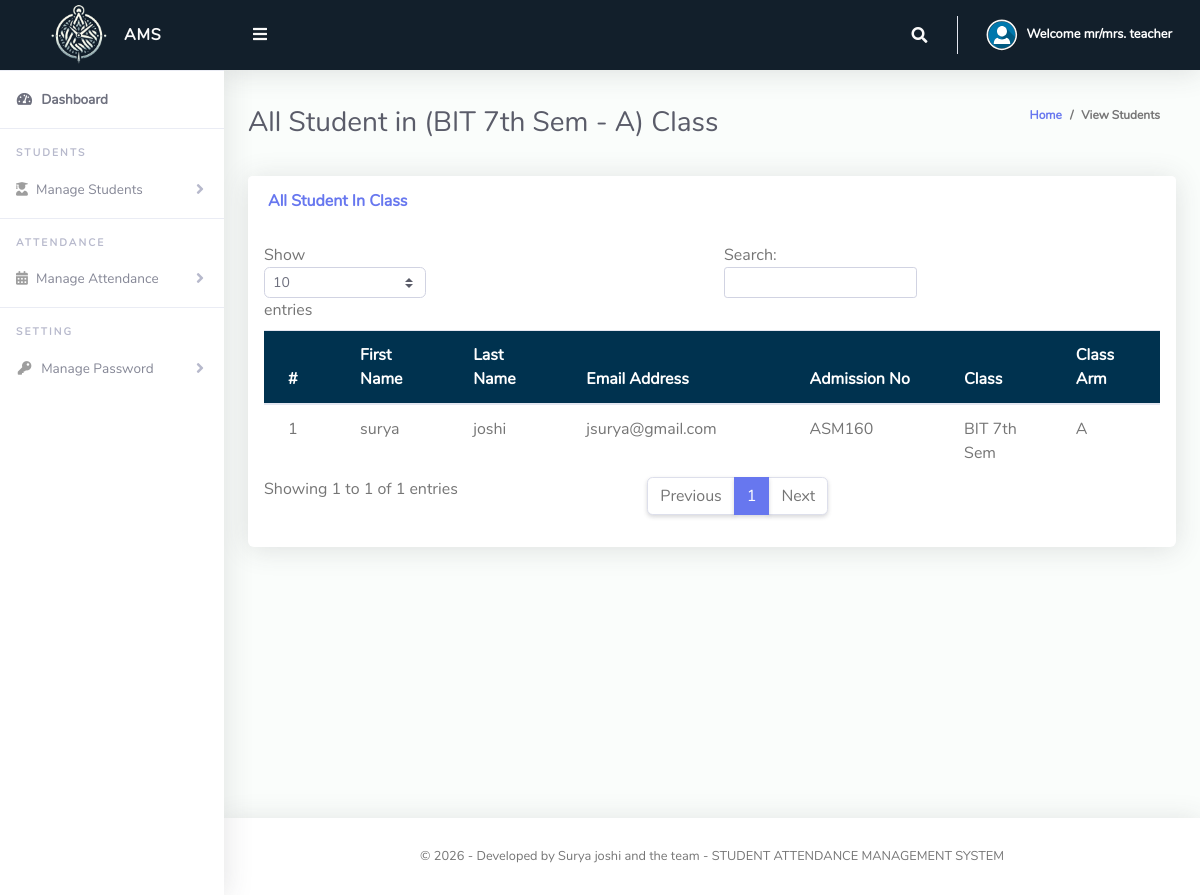
The page /ClassTeacher/viewStudents.php (signed in) on the database its author committed.
### tables this page shows
CREATE TABLE `tblclassteacher` (
  `Id` int(10) NOT NULL,
  `firstName` varchar(255) NOT NULL,
  `lastName` varchar(255) NOT NULL,
  `emailAddress` varchar(255) NOT NULL,
  `password` varchar(255) NOT NULL,
  `phoneNo` varchar(50) NOT NULL,
  `classId` varchar(10) NOT NULL,
  `classArmId` varchar(10) NOT NULL,
  `dateCreated` varchar(50) NOT NULL
);

CREATE TABLE `tblclassarms` (
  `Id` int(10) NOT NULL,
  `classId` varchar(10) NOT NULL,
  `classArmName` varchar(255) NOT NULL,
  `isAssigned` varchar(10) NOT NULL
);

CREATE TABLE `tblclass` (
  `Id` int(10) NOT NULL,
  `className` varchar(255) NOT NULL
);

CREATE TABLE `tblstudents` (
  `Id` int(10) NOT NULL,
  `firstName` varchar(255) NOT NULL,
  `lastName` varchar(255) NOT NULL,
  `otherName` varchar(255) NOT NULL,
  `email` varchar(255) NOT NULL,
  `admissionNumber` varchar(255) NOT NULL,
  `password` varchar(50) NOT NULL,
  `classId` varchar(10) NOT NULL,
  `classArmId` varchar(10) NOT NULL,
  `dateCreated` varchar(50) NOT NULL
);

### ClassTeacher/viewStudents.php (the view, shortened to what this page needs)
<?php
include '../Includes/dbcon.php';
$query = "SELECT tblclass.className,tblclassarms.classArmName
    FROM tblclassteacher
    INNER JOIN tblclass ON tblclass.Id = tblclassteacher.classId
    INNER JOIN tblclassarms ON tblclassarms.Id = tblclassteacher.classArmId
    Where tblclassteacher.Id = '$_SESSION[userId]'";
$rs = $conn->query($query);
$rrw = $rs->fetch_assoc();
?>
<!DOCTYPE html>
<html lang="en">
<head>
  <link href="../vendor/fontawesome-free/css/all.min.css" rel="stylesheet" type="text/css">
  <link href="../vendor/bootstrap/css/bootstrap.min.css" rel="stylesheet" type="text/css">
  <link href="css/ruang-admin.min.css" rel="stylesheet">
</head>
<body id="page-top">
  <div id="wrapper">
    <?php include "Includes/sidebar.php"; ?>
    <div id="content-wrapper" class="d-flex flex-column">
      <div id="content">
        <?php include "Includes/topbar.php"; ?>
        <div class="container-fluid" id="container-wrapper">
          <div class="d-sm-flex align-items-center justify-content-between mb-4">
            <h1 class="h3 mb-0 text-gray-800">All Student in (<?php echo $rrw['className'] . ' - ' . $rrw['classArmName']; ?>) Class</h1>
            <ol class="breadcrumb">
              <li class="breadcrumb-item"><a href="./">Home</a></li>
              <li class="breadcrumb-item active" aria-current="page">View Students</li>
            </ol>
          </div>
          <div class="row">
            <div class="col-lg-12">
              <div class="row">
                <div class="col-lg-12">
                  <div class="card mb-4">
                    <div class="card-header py-3 d-flex flex-row align-items-center justify-content-between">
                      <h6 class="m-0 font-weight-bold text-primary">All Student In Class</h6>
                    </div>
                    <div class="table-responsive p-3">
                      <table class="table align-items-center table-flush table-hover" id="dataTableHover">
                        <thead class="thead-light">
                          <tr>
                            <th>#</th>
                            <th>First Name</th>
                            <th>Last Name</th>
                            <th>Email Address</th>
                            <th>Admission No</th>
                            <th>Class</th>
                            <th>Class Arm</th>
                          </tr>
                        </thead>
                        <tbody>
                          <?php
                          $query = "SELECT tblstudents.Id,tblclass.className,tblclassarms.classArmName,tblclassarms.Id AS classArmId,tblstudents.firstName,
                      tblstudents.lastName, tblstudents.email, tblstudents.admissionNumber, tblstudents.dateCreated
                      FROM tblstudents
                      INNER JOIN tblclass ON tblclass.Id = tblstudents.classId
                      INNER JOIN tblclassarms ON tblclassarms.Id = tblstudents.classArmId
                      where tblstudents.classId = '$_SESSION[classId]' and tblstudents.classArmId = '$_SESSION[classArmId]'";
                          $rs = $conn->query($query);
                          $num = $rs->num_rows;
                          $sn = 0;
                          if ($num > 0) {
                            while ($rows = $rs->fetch_assoc()) {
                              $sn = $sn + 1;
                              echo "
                              <tr>
                                <td>" . $sn . "</td>
                                <td>" . $rows['firstName'] . "</td>
                                <td>" . $rows['lastName'] . "</td>
                                <td>" . $rows['email'] . "</td>
                                <td>" . $rows['admissionNumber'] . "</td>
                                <td>" . $rows['className'] . "</td>
                                <td>" . $rows['classArmName'] . "</td>
                              </tr>";
                            }
                          } else {
                            echo
                            "<div class='alert alert-danger' role='alert'>
                            No Record Found!
                            </div>";
                          }
                          ?>
                        </tbody>
                      </table>
                    </div>
                  </div>
                </div>
              </div>
            </div>
          </div>
        </div>
        <?php include "Includes/footer.php"; ?>
      </div>
    </div>
</body>
</html>

### ClassTeacher/Includes/topbar.php (shortened to what this page needs)
<?php
  $query = "SELECT * FROM tblclassteacher WHERE Id = ".$_SESSION['userId']."";
  $rs = $conn->query($query);
  $rows = $rs->fetch_assoc();
  $fullName = $rows['firstName']." ".$rows['lastName'];
?>
<nav class="navbar navbar-expand navbar-light  topbar mb-4 static-top" style="background-color: #121F2B;">
          <button id="sidebarToggleTop" class="btn btn-link rounded-circle mr-3">
            <i class="fa fa-bars"></i>
          </button>
          <ul class="navbar-nav ml-auto">
            <li class="nav-item dropdown no-arrow">
              <a class="nav-link dropdown-toggle" href="#" id="searchDropdown" role="button" data-toggle="dropdown"
                aria-haspopup="true" aria-expanded="false">
                <i class="fas fa-search fa-fw"></i>
              </a>
            </li>
            <li class="nav-item dropdown no-arrow">
              <a class="nav-link dropdown-toggle" href="#" id="userDropdown" role="button" data-toggle="dropdown"
                aria-haspopup="true" aria-expanded="false">
                <img class="img-profile rounded-circle border-0" src="img/user.svg" style="max-width: 60px">
                <span class="ml-2 d-none d-lg-inline text-white small"><b>Welcome <?php echo $fullName;?></b></span>
              </a>
            </li>
          </ul>
        </nav>

### rows shown on the page
tblclassteacher: fullName "mr/mrs. teacher"
tblclassarms: classId.className "BIT 7th Sem", classArmName "A"
tblstudents: firstName "surya", lastName "joshi", email "jsurya@gmail.com", admissionNumber "ASM160", classId.className "BIT 7th Sem", classArmId.classArmName "A"
